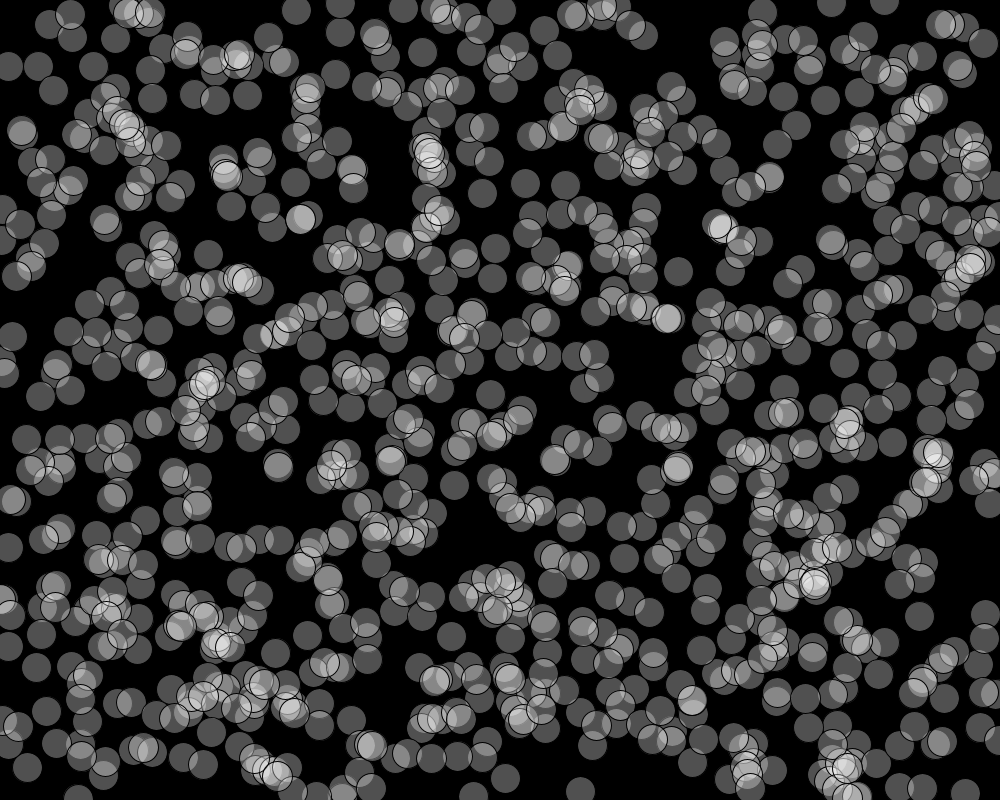
Frame 1 (no input)
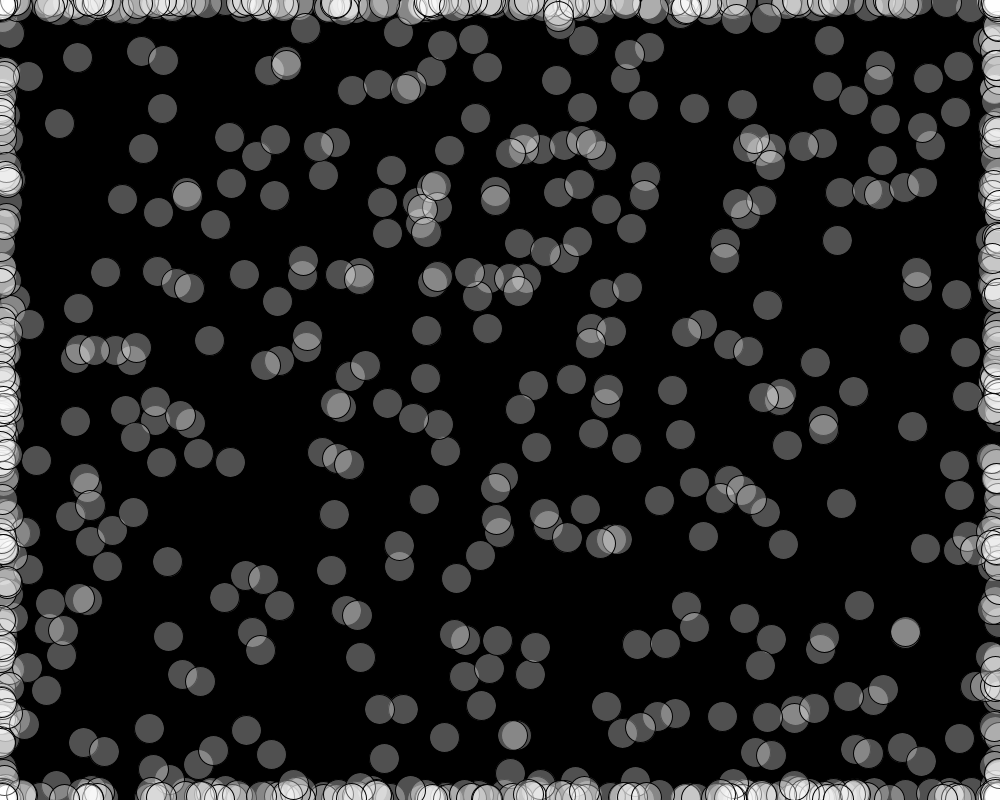
Frame 60 (the mouse pressed at the canvas centre just before this capture)
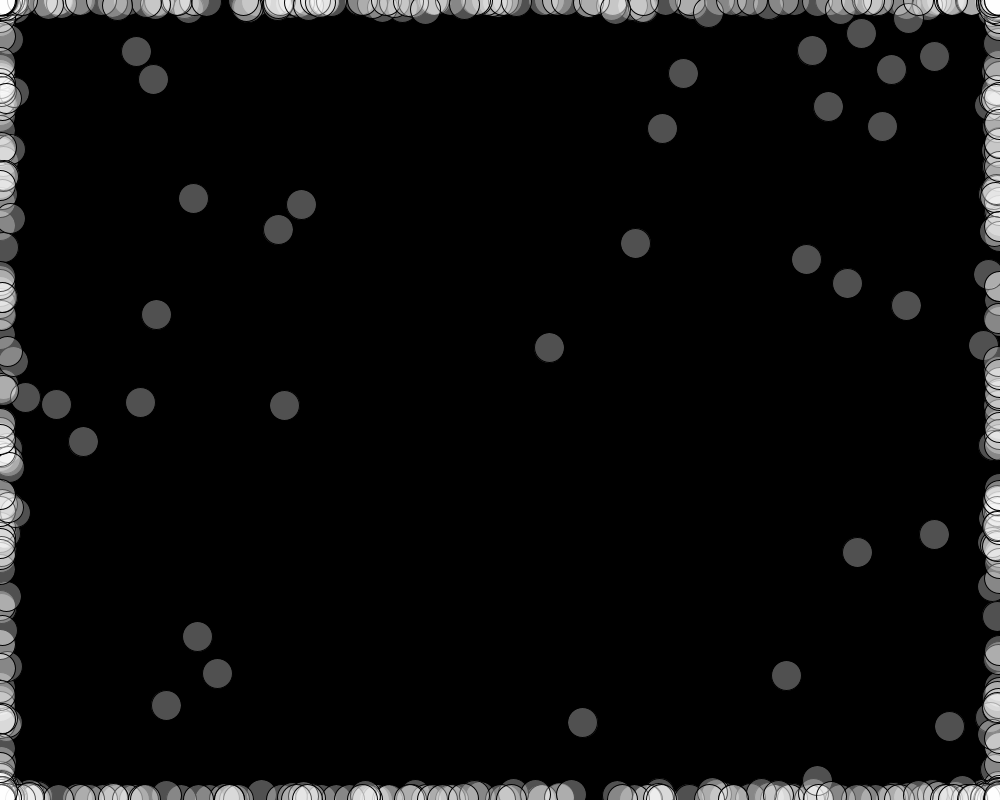
Frame 120 (the mouse held since frame 60 and released just before this capture)

The Processing sketch that drew these frames (run headless with seeded random() and noise(); from frame 60 on, the mouse is pressed at the canvas centre):

// Processing sketch: D_tonsofcircles_crazy
// ── D_tonsofcircles_crazy.pde

int NUMCIRCLES = 1000;

// variables
float[] thex = new float[NUMCIRCLES];
float[] they = new float[NUMCIRCLES];
float[] thev = new float[NUMCIRCLES];
float[] thet = new float[NUMCIRCLES];

int i; // THE GREAT COUNTER VARIABLE

float dia = 15; // diameter

float decay = 0.99; // velocity decay
float bounce = 2.0; // velocity bounce

void setup()
{
  size(1000, 800);

  for (i = 0; i < NUMCIRCLES; i++)
  {
    thex[i] = random(0, width);
    they[i] = random(0, height);

    thev[i] = random(5, 20); // how much to move?
    thet[i] = random(0, TWO_PI);
  }
}

void draw()
{
  background(0);
  fill(255, 80);

  float mousemotion = sqrt((pmouseX-mouseX)*(pmouseX-mouseX) + (pmouseY-mouseY)*(pmouseY-mouseY));
  println(mousemotion);

  mousemotion = map(mousemotion, 0., 150., 1., 1.5);

  for (i = 0; i<NUMCIRCLES; i++)
  {
    thex[i] = (thex[i] + width) % width;
    they[i] = (they[i] + height) % height;

    ellipse(thex[i], they[i], 30, 30);

    // increment the position in polar coordinates
    thex[i] = thex[i] + thev[i]*cos(thet[i]);
    they[i] = they[i] + thev[i]*sin(thet[i]);

    // bounce off the walls
    if (thex[i] > width || thex[i] < 0)
    {
      thet[i] = PI - thet[i];
      thev[i] = thev[i];
    }
    if (they[i] > height || they[i] < 0)
    { 
      thet[i] = TWO_PI - thet[i];
      thev[i] = thev[i];
    }
   
    thev[i] = thev[i] * decay;
    thev[i] = thev[i] * mousemotion;
  }
}

void keyPressed()
{

  for (i = 0; i < NUMCIRCLES; i++)
  {
    thex[i] = random(0, width);
    they[i] = random(0, height);

    thev[i] = random(5, 20); // how much to move?
    thet[i] = random(0, TWO_PI);
  }
}
